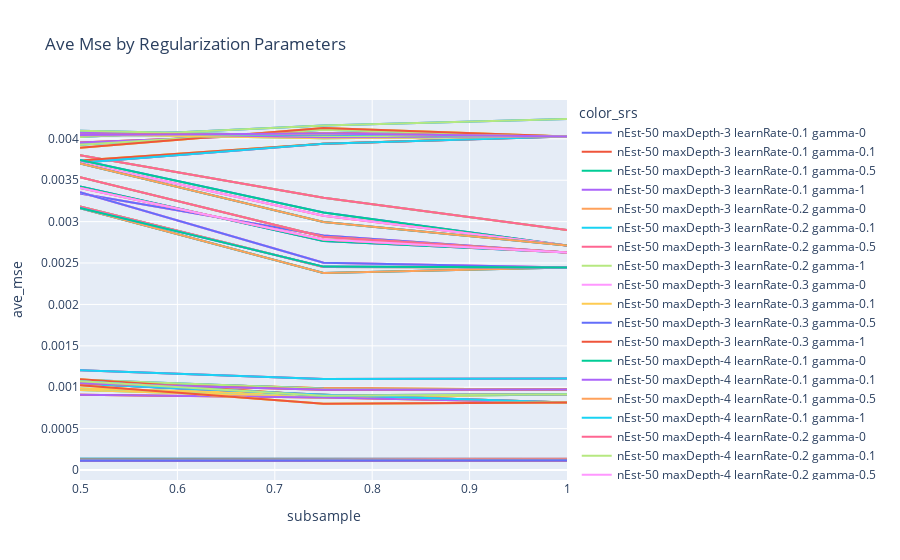

This figure's notebook cell:
### Code cell
xgb_plot_measure('ave_mse')
